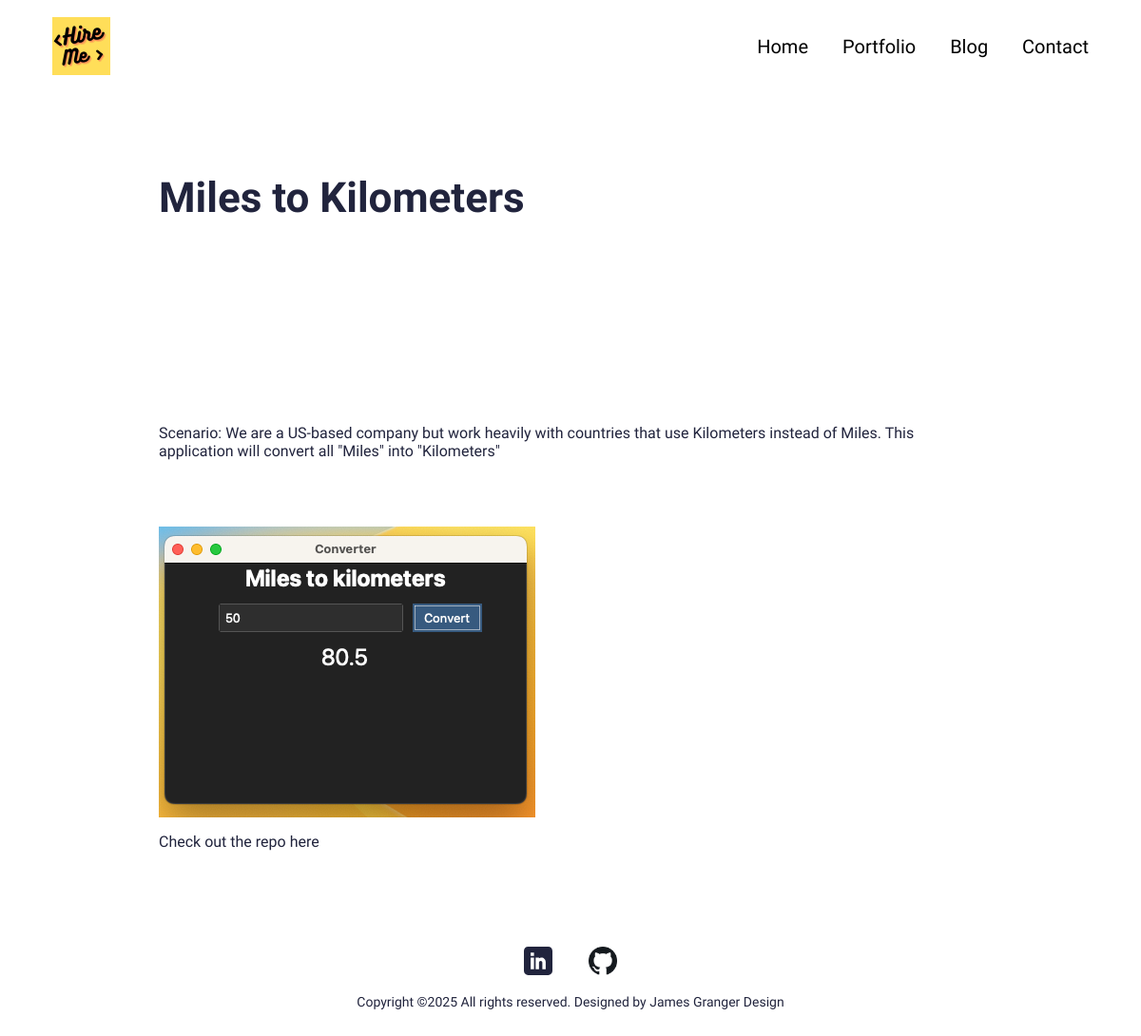
Page /portfolio/test on the committed database.
### main/models.py (models this page shows, shortened)
class Portfolio(models.Model):
    class Meta:
        verbose_name_plural = 'Portfolio Profiles'
        verbose_name = 'Portfolio'
        ordering = ["name"]
    date = models.DateTimeField(blank=True, null=True)
    name = models.CharField(max_length=200, blank=True, null=True)
    description = models.CharField(max_length=500, blank=True, null=True)
    body = RichTextField(blank=True, null=True)
    image = models.ImageField(blank=True, null=True, upload_to="portfolio")
    slug = models.SlugField(null=True, blank=True)
    is_active = models.BooleanField(default=True)

### main/views.py (the view)
class PortfolioDetailView(generic.DetailView):
    model = Portfolio
    template_name = "main/portfolio-detail.html"

### resume_online/context_processors.py (called while the page is built)
def project_context(request):
    context = {
        'me': User.objects.first(),
    }
    return context

### main/templates/main/portfolio-detail.html (shortened to what this page needs)
{% extends 'main/base.html' %}
{% load static %}
{% block content %}
<section>
  <div class="innerPageBannerCol">
    <div class="container">
      <div class="row g-4 g-md-3  align-items-center">
        <div class="col-md-6">
          <div class="bannerContent">
            <h1 class="xlTitle pb-md-3">{{object.name}}</h1>
          </div>
        </div>
      </div>
    </div>
  </div>
</section>
<section>
  <div class="sectionSpaceSm">
    <div class="container">
      {{object.body|safe}}
    </div>
  </div>
</section>
{%endblock%}

### static/css/style.css (style rules this page uses)
:root { --primaryColor: #9C07B6; --primaryDarkColor: #3D0048; --primaryHoverColor: #900AA8; --secondaryColor: #F9B000; --baseColor: #21243D; --baseFont: 'Heebo', sans-serif; --titleFont: 'Courier Prime', monospace; --regular: 400; --medium: 500; --bold: 700; --black: 900; --lightBg: #F1F1F1; }
html { scroll-behavior: smooth; }
body { font-family: var(--baseFont); color: var(--baseColor); line-height: normal; }
img { max-width: 100%; }
a { color: inherit; }
a, .btn { -webkit-transition: all 300ms ease-in-out 0s; -o-transition: all 300ms ease-in-out 0s; transition: all 300ms ease-in-out 0s; text-decoration: none; }
.xlTitle { font-size: 44px; line-height: 1.3; font-weight: var(--bold); font-family: var(--titleFont) }
.sectionSpaceSm { padding: 35px 0; }
.innerPageBannerCol { padding: 180px 0 150px; }
@media (min-width:992px) { .container, .container-lg, .container-md, .container-sm, .container-xl, .container-xxl { max-width: 890px; } }

### rows in the picture
Portfolio: name "Miles to Kilometers", body "Scenario: We are a US-based company but work heavily with countries that use Kilometers instead of Miles. This application will convert all \"Miles\" into \"Kilometers\" Check out the repo here", body (picture)
